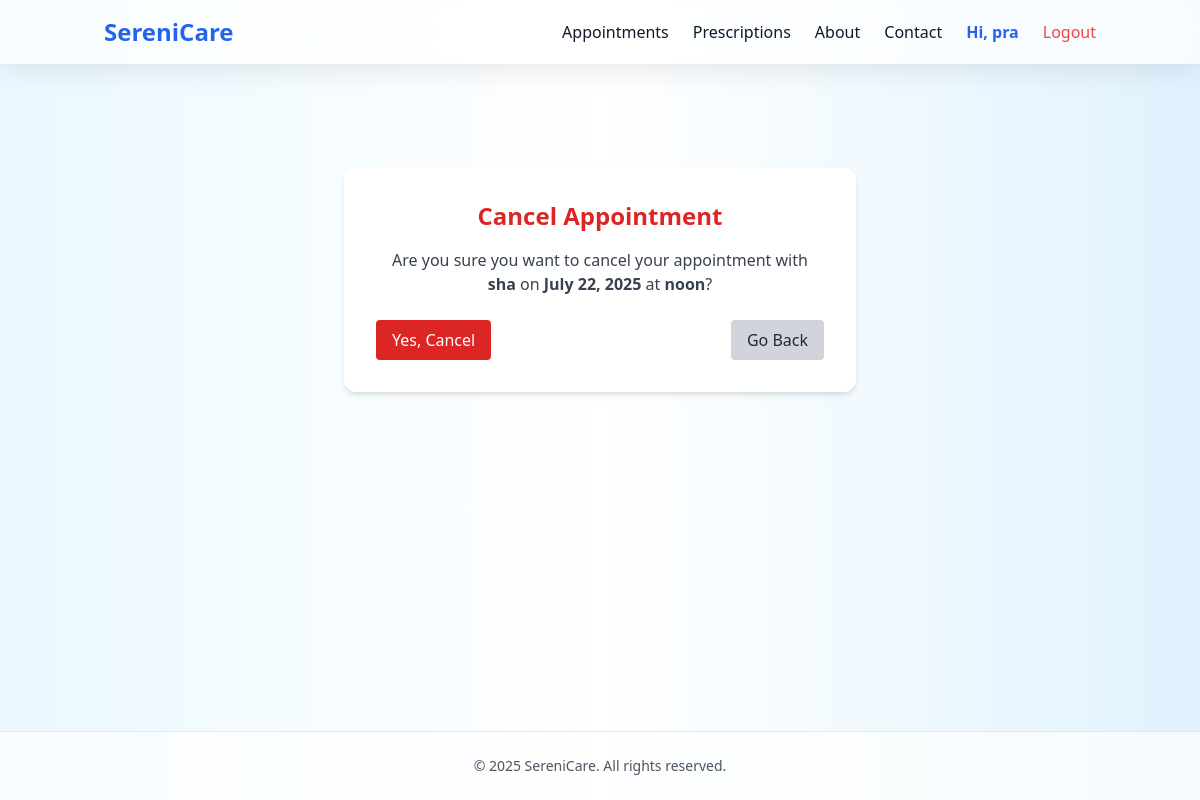
Page /appointments/cancel/5/ (signed in) on the committed database.
### accounts/models.py (models this page shows, shortened)
class CustomUser(AbstractUser):
    ROLE_CHOICES = (
        ('doctor', 'Doctor'),
        ('patient', 'Patient'),
    )
    role = models.CharField(max_length=10, choices=ROLE_CHOICES, default='patient')
    bio = models.TextField(blank=True)
    profile_pic = models.ImageField(upload_to='profile_pics/', blank=True)
    is_doctor = models.BooleanField(default=False)

### appointments/models.py (models this page shows, shortened)
class Appointment(models.Model):
    patient = models.ForeignKey(settings.AUTH_USER_MODEL, on_delete=models.CASCADE, related_name='appointments')
    doctor = models.CharField(max_length=100)
    date = models.DateField()
    time = models.TimeField()
    reason = models.TextField(blank=True)
    created_at = models.DateTimeField(auto_now_add=True)

### appointments/views.py (the view)
# urls.py: path('cancel/<int:pk>/', cancel_appointment, name='cancel_appointment'),
@login_required
def cancel_appointment(request, pk):
    appointment = get_object_or_404(Appointment, pk=pk, patient=request.user)
    if request.method == 'POST':
        appointment.delete()
        return redirect('appointment_list')
    return render(request, 'appointments/cancel_confirm.html', {'appointment': appointment})

### Django/SereniCare/templates/appointments/cancel_confirm.html (shortened to what this page needs)
{% extends 'base.html' %}
{% block content %}
<div class="max-w-lg mx-auto bg-white shadow-md rounded-xl p-8 mt-10 animate-fade-in">
    <h2 class="text-2xl font-bold text-center text-red-600 mb-4">Cancel Appointment</h2>
    <p class="text-center text-gray-700 mb-6">Are you sure you want to cancel your appointment with <strong>{{ appointment.doctor }}</strong> on <strong>{{ appointment.date }}</strong> at <strong>{{ appointment.time }}</strong>?</p>
    <form method="post" class="flex justify-between">
        <button type="submit" name="confirm" value="yes" class="bg-red-600 text-white px-4 py-2 rounded hover:bg-red-700 transition">Yes, Cancel</button>
        <a href="{% url 'upcoming_appointments' %}" class="bg-gray-300 text-gray-800 px-4 py-2 rounded hover:bg-gray-400 transition">Go Back</a>
    </form>
</div>
{% endblock %}

### templates/base.html (shortened to what this page needs)
<!DOCTYPE html>
<html lang="en">
<head>
  <link href="https://cdn.jsdelivr.net/npm/tailwindcss@2.2.19/dist/tailwind.min.css" rel="stylesheet">
</head>
<body class="text-gray-900 font-sans min-h-screen flex flex-col">
  <header x-data="{ open: false }" class="glass fixed w-full top-0 z-50 shadow-md">
    <div class="container mx-auto px-4 py-4 flex justify-between items-center">
      <a href="{% url 'home' %}" class="text-2xl font-bold text-blue-600 hover:text-blue-800 transition duration-300">
        SereniCare
      </a>
      <nav class="hidden md:flex space-x-6 items-center">
        <a href="{% url 'appointment_list' %}" class="hover:text-blue-600 transition">Appointments</a>
        <a href="{% url 'prescriptions:view_prescriptions' %}" class="hover:text-blue-600 transition">Prescriptions</a>
        <a href="{% url 'about' %}" class="hover:text-blue-600 transition">About</a>
        <a href="{% url 'contact' %}" class="hover:text-blue-600 transition">Contact</a>
        {% if user.is_authenticated %}
          <a href="{% url 'profile' %}" class="text-blue-600 font-semibold">Hi, {{ user.username }}</a>
          <a href="{% url 'logout' %}" class="text-red-500 hover:text-red-700 transition">Logout</a>
        {% else %}
          <a href="{% url 'login' %}" class="text-blue-500 hover:underline">Login</a>
          <a href="{% url 'register' %}" class="text-green-600 hover:underline">Register</a>
        {% endif %}
      </nav>
    </div>
  </header>
  <main class="flex-grow pt-32 fade-slide-in container mx-auto px-4">
    {% block content %}{% endblock %}
  </main>
  <footer class="text-center py-6 text-sm text-gray-600 bg-white bg-opacity-70 backdrop-blur-md border-t">
    &copy; 2025 SereniCare. All rights reserved.
  </footer>
</body>
</html>

### templates/base.html (style rules this page uses)
body { background: linear-gradient(to right, #ebf8ff, #ffffff, #e0f2fe); transition: background 0.4s ease-in-out; }
.glass { background: rgba(255, 255, 255, 0.7); backdrop-filter: blur(14px); -webkit-backdrop-filter: blur(14px); box-shadow: 0 4px 30px rgba(0, 0, 0, 0.1); }
.fade-slide-in { animation: fadeSlideIn 0.6s ease-out both; }

### rows in the picture
CustomUser: username "pra"
Appointment: doctor "sha", date "July 22, 2025", time "noon"
